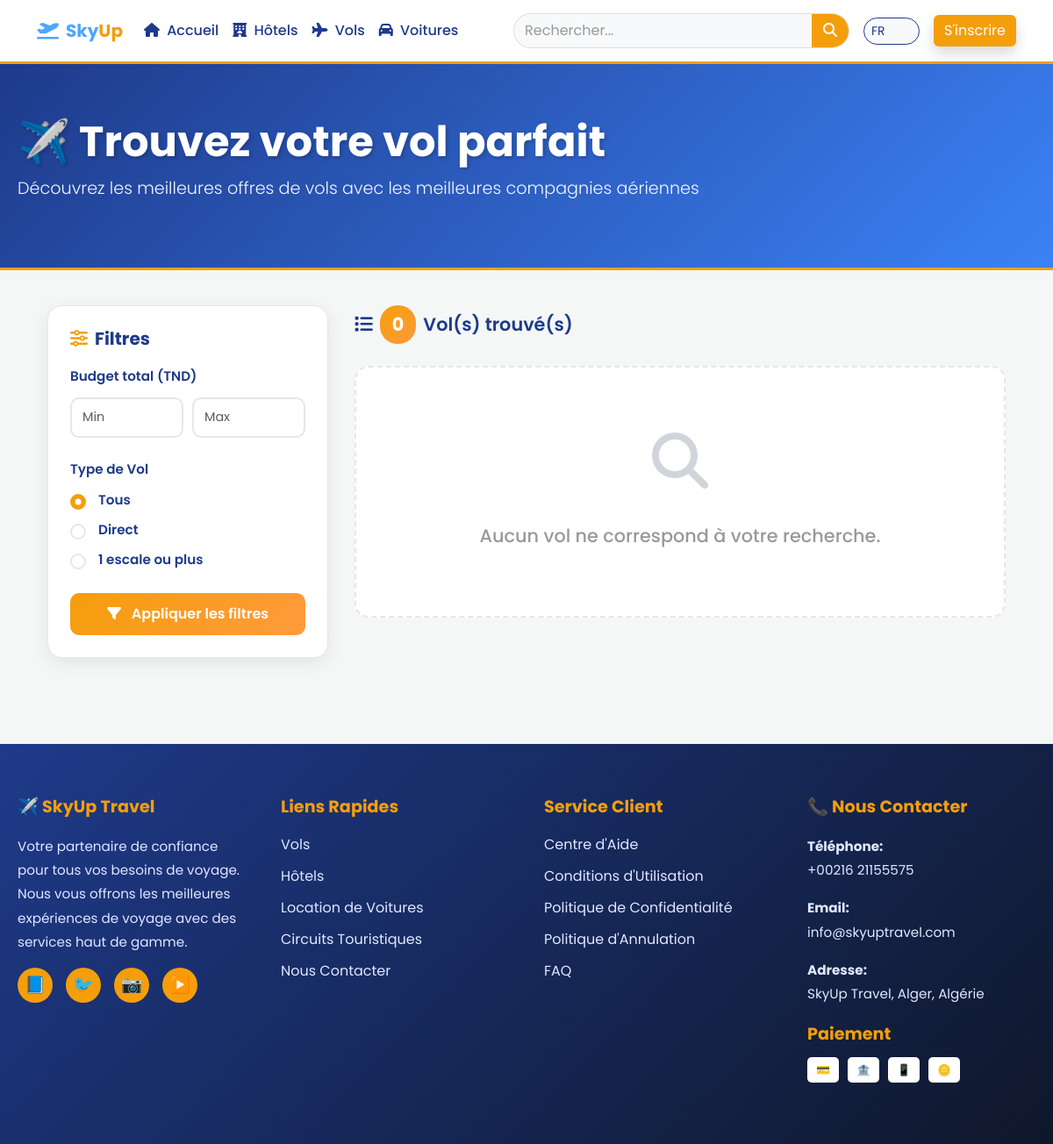
The app's page /fr/flights/search/, older data.
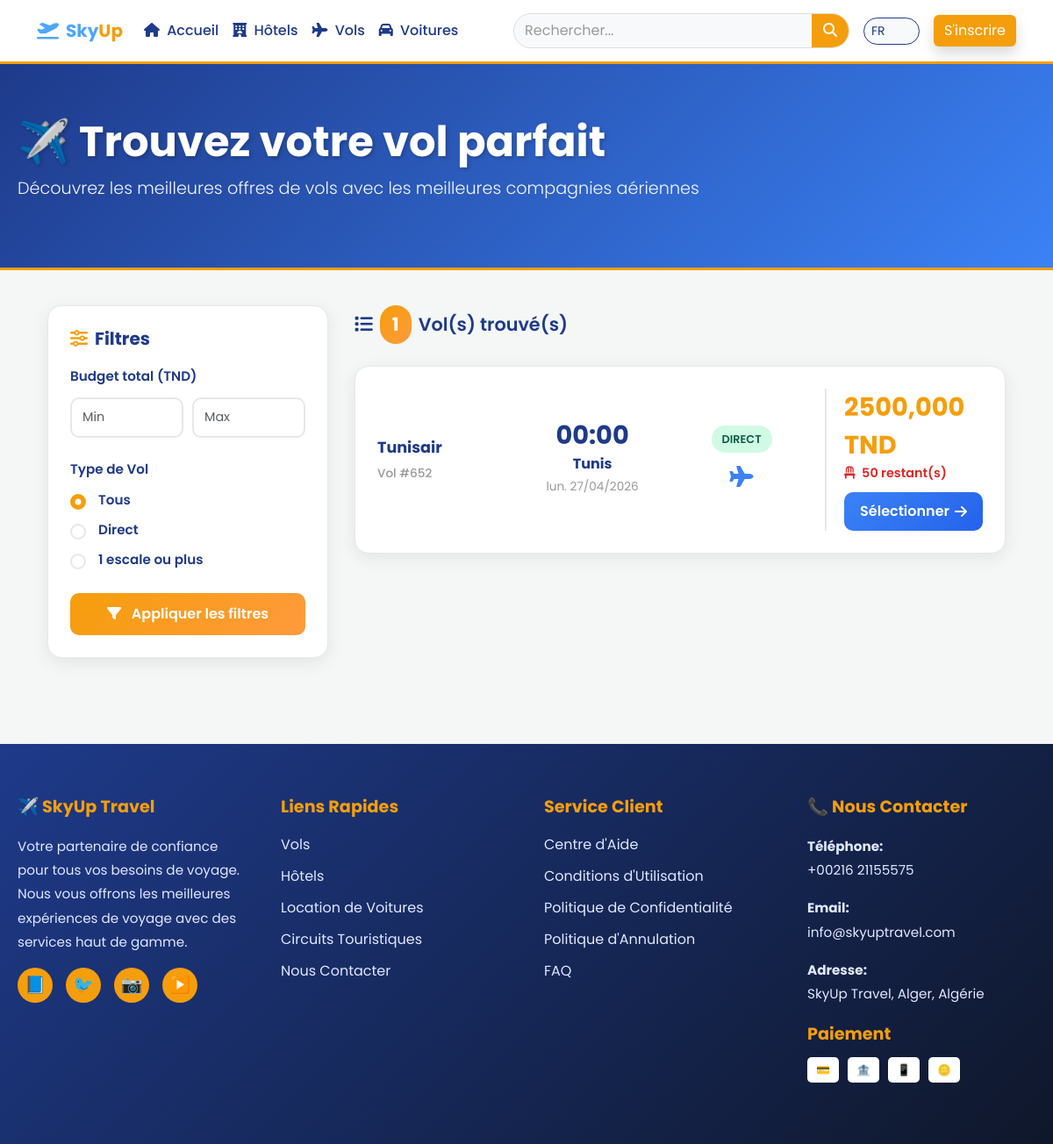
The same page, newer data.
### flights/models.py (models this page shows, shortened)
class Flight(models.Model):
    airline = models.CharField(max_length=100, verbose_name="Compagnie aérienne")
    flight_number = models.CharField(max_length=20, verbose_name="Numéro de vol")
    departure_airport = models.ForeignKey(Airport, on_delete=models.CASCADE, related_name='departures')
    arrival_airport = models.ForeignKey(Airport, on_delete=models.CASCADE, related_name='arrivals')
    departure_time = models.DateTimeField(verbose_name="Heure de départ")
    arrival_time = models.DateTimeField(verbose_name="Heure d'arrivée")
    is_direct = models.BooleanField(default=True, verbose_name="Vol Direct")
    stops_count = models.IntegerField(default=0, verbose_name="Nombre d'escales")
    price = models.DecimalField(max_digits=10, decimal_places=3, verbose_name="Prix (TND)")
    seats_remaining = models.IntegerField(default=0, verbose_name="Sièges restants")
    is_refundable = models.BooleanField(default=False, verbose_name="Remboursable")
    class Meta:
        verbose_name = "Vol"
        ordering = ['price']

class Airport(models.Model):
    name = models.CharField(max_length=100, verbose_name="Nom de l'aéroport")
    code = models.CharField(max_length=10, unique=True, verbose_name="Code IATA") # ex: TUN, ORY
    city = models.CharField(max_length=100, verbose_name="Ville")

### flights/views.py (the view)
# urls.py: path('search/', views.flight_search, name='flight_search'),
def flight_search(request):
    vols = Flight.objects.all()
    depart = request.GET.get('dep')
    arrivee = request.GET.get('arr')
    if depart:
        vols = vols.filter(departure_airport__city__icontains=depart)
    if arrivee:
        vols = vols.filter(arrival_airport__city__icontains=arrivee)
    min_price = request.GET.get('min_p')
    max_price = request.GET.get('max_p')
    if min_price:
        vols = vols.filter(price__gte=min_price)
    if max_price:
        vols = vols.filter(price__lte=max_price)
    vol_type = request.GET.get('type')
    if vol_type == 'direct':
        vols = vols.filter(is_direct=True)
    elif vol_type == 'escale':
        vols = vols.filter(is_direct=False)
    context = {
        'vols': vols,
        'count': vols.count(),
        'query_params': request.GET
    }
    return render(request, 'flights/flight_list.html', context)

### flights/templates/flights/flight_list.html (shortened to what this page needs)
{% extends 'base.html' %}
{% load i18n %}
{% block content %}
<div class="flights-header">
    <div class="header-content">
        <h1 class="header-title">
            ✈️ {% trans "Trouvez votre vol parfait" %}
        </h1>
        <p class="header-subtitle">
            {% trans "Découvrez les meilleures offres de vols avec les meilleures compagnies aériennes" %}
        </p>
    </div>
</div>
<div class="container">
    <div class="flights-container">
        <aside class="filter-sidebar">
            <h3 class="filter-title">
                <i class="fas fa-sliders-h"></i>
                {% trans "Filtres" %}
            </h3>
            <form method="GET" action="{% url 'flight_search' %}">
                <div class="filter-group price-range">
                    <label>{% trans "Budget total (TND)" %}</label>
                    <div class="price-inputs">
                        <input type="number" name="min_p" class="form-control" placeholder="{% trans 'Min' %}" value="{{ query_params.min_p }}">
                        <input type="number" name="max_p" class="form-control" placeholder="{% trans 'Max' %}" value="{{ query_params.max_p }}">
                    </div>
                </div>
                <div class="filter-group">
                    <label>{% trans "Type de Vol" %}</label>
                    <div class="form-check">
                        <input class="form-check-input" type="radio" name="type" value="all" id="t1" {% if query_params.type != 'direct' and query_params.type != 'escale' %}checked{% endif %}>
                        <label class="form-check-label" for="t1">{% trans "Tous" %}</label>
                    </div>
                    <div class="form-check">
                        <input class="form-check-input" type="radio" name="type" value="direct" id="t2" {% if query_params.type == 'direct' %}checked{% endif %}>
                        <label class="form-check-label" for="t2">{% trans "Direct" %}</label>
                    </div>
                    <div class="form-check">
                        <input class="form-check-input" type="radio" name="type" value="escale" id="t3" {% if query_params.type == 'escale' %}checked{% endif %}>
                        <label class="form-check-label" for="t3">{% trans "1 escale ou plus" %}</label>
                    </div>
                </div>
                <button type="submit" class="apply-filters-btn">
                    <i class="fas fa-filter me-2"></i>
                    {% trans "Appliquer les filtres" %}
                </button>
            </form>
        </aside>
        <main class="results-section">
            <div class="results-header">
                <i class="fas fa-list"></i>
                <span class="results-count">{{ count }}</span>
                <span>{% trans "Vol(s) trouvé(s)" %}</span>
            </div>
            {% for vol in vols %}
            <div class="flight-card">
                <div class="flight-card-body">
                    <div class="flight-details-grid">
                        <div class="flight-section">
                            <div class="airline-info">
                                <div class="airline-name">{{ vol.airline }}</div>
                                <div class="flight-number">{% trans "Vol" %} #{{ vol.flight_number }}</div>
                            </div>
                        </div>
                        <div class="flight-section">
                            <div class="departure-arrival">
                                <div class="time">{{ vol.departure_time|date:"H:i" }}</div>
                                <div class="city">{{ vol.departure_airport.city }}</div>
                                <div class="date">{{ vol.departure_time|date:"D. d/m/Y" }}</div>
                            </div>
                        </div>
                        <div class="flight-section">
                            <div class="flight-duration">
                                <div class="flight-type {% if vol.is_direct %}direct{% else %}stops{% endif %}">
                                    {% if vol.is_direct %}
                                        {% trans "Direct" %}
                                    {% else %}
                                        {{ vol.stops_count }} {% trans "Escale(s)" %}
                                    {% endif %}
                                </div>
                                <div class="plane-icon">
                                    <i class="fas fa-plane"></i>
                                </div>
                            </div>
                        </div>
                        <div class="flight-section">
                            <div class="flight-price-section">
                                <div>
                                    <div class="price-amount">{{ vol.price }} TND</div>
                                    <div class="seats-info">
                                        <i class="fas fa-chair me-1"></i>
                                        {{ vol.seats_remaining }} {% trans "restant(s)" %}
                                    </div>
                                </div>
                                <a href="#" class="select-flight-btn">
                                    {% trans "Sélectionner" %}
                                    <i class="fas fa-arrow-right"></i>
                                </a>
                            </div>
                        </div>
                    </div>
                </div>
            </div>
            {% empty %}
            <div class="empty-state">
                <div class="empty-state-icon">
                    <i class="fas fa-search"></i>
                </div>
                <p class="empty-state-text">
                    {% trans "Aucun vol ne correspond à votre recherche." %}
                </p>
            </div>
            {% endfor %}
        </main>
    </div>
</div>
{% endblock %}

### core/templates/base.html (shortened to what this page needs)
{% load i18n %}
<!doctype html>
<html
  lang="{{ LANGUAGE_CODE }}"
  dir="{% if LANGUAGE_CODE == 'ar' %}rtl{% else %}ltr{% endif %}"
>
  <head>
    <link
      href="https://cdn.jsdelivr.net/npm/bootstrap@5.3.3/dist/css/bootstrap.min.css"
      rel="stylesheet"
    />
    <link
      rel="stylesheet"
      href="https://cdnjs.cloudflare.com/ajax/libs/font-awesome/6.4.0/css/all.min.css"
    />
  </head>
  <body>
    <nav class="navbar navbar-expand-lg navbar-dark sticky-top">
      <div class="container">
        <a
          class="navbar-brand fw-bold"
          href="/"
          style="color: #1e3a8a !important"
        >
          <i class="fas fa-plane-departure me-2" style="color: #4da6ff"></i
          ><span style="color: #4da6ff">Sky</span
          ><span style="color: #f59e0b">Up</span>
        </a>
        <div class="collapse navbar-collapse" id="navbarNav">
          <ul
            class="navbar-nav {% if LANGUAGE_CODE == 'ar' %}ms-auto{% else %}me-auto{% endif %}"
          >
            <li class="nav-item">
              <a class="nav-link" href="/"
                ><i class="fas fa-home me-1"></i> {% trans "Accueil" %}</a
              >
            </li>
            <li class="nav-item">
              <a class="nav-link" href="{% url 'hotel_list' %}"
                ><i class="fas fa-hotel me-1"></i> {% trans "Hôtels" %}</a
              >
            </li>
            <li class="nav-item">
              <a class="nav-link" href="{% url 'flight_search' %}"
                ><i class="fas fa-plane me-1"></i> {% trans "Vols" %}</a
              >
            </li>
            <li class="nav-item">
              <a class="nav-link" href="{% url 'cars:car_list' %}"
                ><i class="fas fa-car me-1"></i> {% trans "Voitures" %}</a
              >
            </li>
          </ul>
          <form
            class="nav-search mx-lg-3 my-2 my-lg-0"
            action="{% url 'hotel_list' %}"
            method="get"
          >
            <div class="input-group">
              <input
                type="text"
                name="q"
                class="form-control"
                placeholder="{% trans 'Rechercher...' %}"
                value="{{ query|default:'' }}"
                style="color: #1e3a8a"
              />
              <button
                class="btn"
                type="submit"
                style="background: #f59e0b; color: white"
              >
                <i class="fas fa-search"></i>
              </button>
            </div>
          </form>
          <div class="d-flex align-items-center gap-3">
            <form
              action="{% url 'set_language' %}"
              method="post"
              class="lang-form"
            >
              <select
                name="language"
                onchange="this.form.submit()"
                class="form-select form-select-sm rounded-pill"
                style="
                  background: #f8f9fa;
                  border: 1px solid #1e3a8a;
                  color: #1e3a8a;
                "
              >
                {% get_current_language as CURRENT_LANG %}
                {% get_available_languages as ALL_LANGS %}
                {% for lang in ALL_LANGS %}
                <option value="{{ lang.0 }}" {% if lang.0 == CURRENT_LANG %}selected{% endif %}>
                  {{ lang.0|upper }}
                </option>
                {% endfor %}
              </select>
            </form>
            {% if user.is_authenticated %}
            <div class="dropdown">
              <button
                class="btn btn-outline-dark rounded-pill dropdown-toggle px-4"
                type="button"
                data-bs-toggle="dropdown"
                style="color: #1e3a8a; border-color: #1e3a8a"
              >
                <i class="fas fa-user-circle me-1"></i> {{ user.username }}
              </button>
              <ul
                class="dropdown-menu dropdown-menu-light shadow border-0 mt-2"
                style="border-color: #1e3a8a"
              >
                <li>
                  <a class="dropdown-item" href="{% url 'my_bookings' %}"
                    ><i class="fas fa-suitcase me-2"></i> {% trans "Mes
                    Réservations" %}</a
                  >
                </li>
                <li><hr class="dropdown-divider opacity-25" /></li>
                <li>
                  <form method="post" action="{% url 'logout' %}">
                    {% csrf_token %}
                    <button type="submit" class="dropdown-item text-danger">
                      <i class="fas fa-sign-out-alt me-2"></i> {% trans
                      "Déconnexion" %}
                    </button>
                  </form>
                </li>
              </ul>
            </div>
            {% else %}
            <a
              href="{% url 'register' %}"
              class="btn shadow"
              href="{% url 'register' %}"
              style="background: #f59e0b; color: white; border: none"
              >{% trans "S'inscrire" %}</a
            >
            {% endif %}
          </div>
        </div>
      </div>
    </nav>
    <main class="page-content container mt-4 mb-5">
      {% block content %} {% endblock %}
    </main>
<section class="footer-section">
  <div class="footer-container">
    <div class="footer-content">
      <div class="footer-column">
        <h4>✈️ SkyUp Travel</h4>
        <p>{% trans "Votre partenaire de confiance pour tous vos besoins de voyage. Nous vous offrons les meilleures expériences de voyage avec des services haut de gamme." %}</p>
        <div class="social-links">
          <div class="social-icon">📘</div>
          <div class="social-icon">🐦</div>
          <div class="social-icon">📷</div>
          <div class="social-icon">▶️</div>
        </div>
      </div>
      <div class="footer-column">
        <h4>{% trans "Liens Rapides" %}</h4>
        <ul>
          <li><a href="{% url 'flight_search' %}">{% trans "Vols" %}</a></li>
          <li><a href="{% url 'hotel_list' %}">{% trans "Hôtels" %}</a></li>
          <li><a href="{% url 'cars:car_list' %}">{% trans "Location de Voitures" %}</a></li>
          <li><a href="#">{% trans "Circuits Touristiques" %}</a></li>
          <li><a href="#contact">{% trans "Nous Contacter" %}</a></li>
        </ul>
      </div>
      <div class="footer-column">
        <h4>{% trans "Service Client" %}</h4>
        <ul>
          <li><a href="#">{% trans "Centre d'Aide" %}</a></li>
          <li><a href="#">{% trans "Conditions d'Utilisation" %}</a></li>
          <li><a href="#">{% trans "Politique de Confidentialité" %}</a></li>
          <li><a href="#">{% trans "Politique d'Annulation" %}</a></li>
          <li><a href="#">{% trans "FAQ" %}</a></li>
        </ul>
      </div>
      <div class="footer-column">
        <h4>📞 {% trans "Nous Contacter" %}</h4>
        <p>
          <strong>{% trans "Téléphone:" %}</strong><br>
          +00216 21155575
        </p>
        <p>
          <strong>{% trans "Email:" %}</strong><br>
          info@skyuptravel.com
        </p>
        <p>
          <strong>{% trans "Adresse:" %}</strong><br>
          SkyUp Travel, Alger, Algérie
        </p>
        <h4 style="margin-top: 20px; margin-bottom: 10px;">{% trans "Paiement" %}</h4>
        <div class="payment-methods">
          <div class="payment-icon">💳</div>
          <div class="payment-icon">🏦</div>
          <div class="payment-icon">📱</div>
          <div class="payment-icon">🪙</div>
        </div>
      </div>
    </div>
</section>
  </body>
</html>

Row changes from the older to the newer data that the page shows:
added Flight: airline "Tunisair", flight_number "652", departure_time "00:00", departure_airport.city "Tunis", departure_time "lun. 27/04/2026", price "2500,000", seats_remaining "50"
Text that changed along with them:
{{ count }}: "0" → "1"
text no longer shown: "Aucun vol ne correspond à votre recherche."
